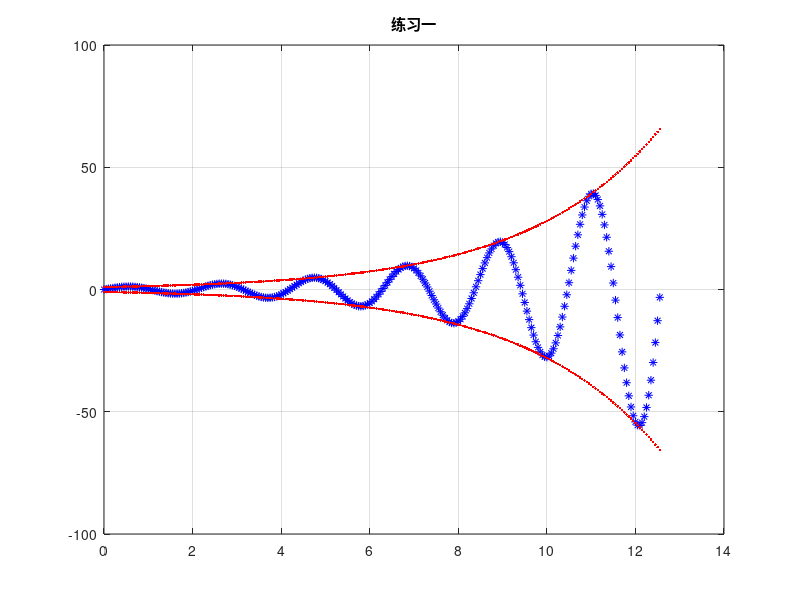

Write MATLAB code to recreate this figure.
function output = que1()
%que1 - Description
%
% Syntax: output = que1()
%
% Long description
    x = 0:0.05:pi*4;
    y = sin(3*x) .* exp(x/3);
    plot(x,y,'b*'), grid on,
    hold on,
    plot(x,exp(x/3),'r.',x,-exp(x/3),'r.')

    set(get(gca, 'Title'), 'String', '练习一');
end